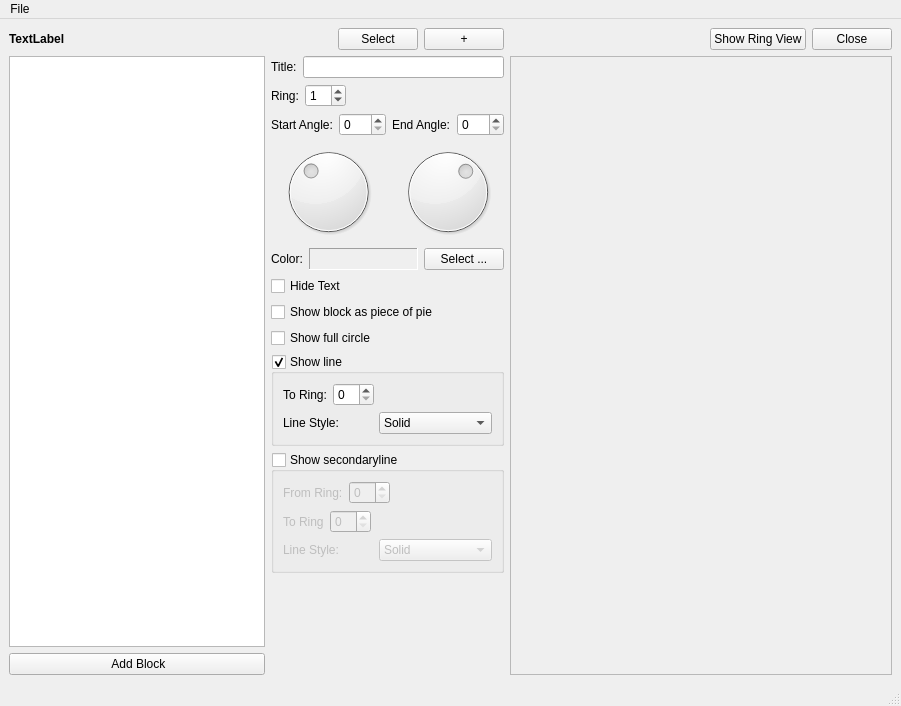
<?xml version="1.0" encoding="UTF-8"?>
<ui version="4.0">
 <class>MainWindow</class>
 <widget class="QMainWindow" name="MainWindow">
  <property name="geometry">
   <rect>
    <x>0</x>
    <y>0</y>
    <width>901</width>
    <height>706</height>
   </rect>
  </property>
  <property name="windowTitle">
   <string>MainWindow</string>
  </property>
  <widget class="QWidget" name="centralwidget">
   <layout class="QGridLayout">
    <item row="3" column="0" rowspan="11">
     <widget class="QListView" name="mBlockListView">
      <property name="sizePolicy">
       <sizepolicy hsizetype="Minimum" vsizetype="Expanding">
        <horstretch>0</horstretch>
        <verstretch>0</verstretch>
       </sizepolicy>
      </property>
     </widget>
    </item>
    <item row="3" column="1" colspan="2">
     <layout class="QHBoxLayout">
      <property name="spacing">
       <number>6</number>
      </property>
      <property name="margin">
       <number>0</number>
      </property>
      <item>
       <widget class="QLabel" name="label">
        <property name="text">
         <string>Title:</string>
        </property>
       </widget>
      </item>
      <item>
       <widget class="QLineEdit" name="mTitleEdit"/>
      </item>
     </layout>
    </item>
    <item row="3" column="3" rowspan="12">
     <widget class="RingWidget" name="mView">
      <property name="sizePolicy">
       <sizepolicy hsizetype="MinimumExpanding" vsizetype="MinimumExpanding">
        <horstretch>0</horstretch>
        <verstretch>0</verstretch>
       </sizepolicy>
      </property>
      <property name="minimumSize">
       <size>
        <width>100</width>
        <height>0</height>
       </size>
      </property>
      <property name="frameShape">
       <enum>QFrame::StyledPanel</enum>
      </property>
      <property name="frameShadow">
       <enum>QFrame::Raised</enum>
      </property>
     </widget>
    </item>
    <item row="4" column="1" colspan="2">
     <layout class="QHBoxLayout">
      <property name="spacing">
       <number>6</number>
      </property>
      <property name="margin">
       <number>0</number>
      </property>
      <item>
       <widget class="QLabel" name="label_2">
        <property name="text">
         <string>Ring:</string>
        </property>
       </widget>
      </item>
      <item>
       <widget class="QSpinBox" name="mRingSpin">
        <property name="value">
         <number>1</number>
        </property>
       </widget>
      </item>
      <item>
       <spacer>
        <property name="orientation">
         <enum>Qt::Horizontal</enum>
        </property>
        <property name="sizeHint" stdset="0">
         <size>
          <width>40</width>
          <height>20</height>
         </size>
        </property>
       </spacer>
      </item>
     </layout>
    </item>
    <item row="5" column="1">
     <layout class="QVBoxLayout">
      <property name="spacing">
       <number>6</number>
      </property>
      <property name="margin">
       <number>0</number>
      </property>
      <item>
       <layout class="QHBoxLayout">
        <property name="spacing">
         <number>6</number>
        </property>
        <property name="margin">
         <number>0</number>
        </property>
        <item>
         <widget class="QLabel" name="label_3">
          <property name="text">
           <string>Start Angle:</string>
          </property>
         </widget>
        </item>
        <item>
         <widget class="QSpinBox" name="mStartAngleSpin">
          <property name="statusTip">
           <string>art</string>
          </property>
          <property name="maximum">
           <number>359</number>
          </property>
         </widget>
        </item>
       </layout>
      </item>
      <item>
       <widget class="QDial" name="mStartAngleDial">
        <property name="maximum">
         <number>359</number>
        </property>
        <property name="sliderPosition">
         <number>140</number>
        </property>
        <property name="orientation">
         <enum>Qt::Horizontal</enum>
        </property>
        <property name="wrapping">
         <bool>true</bool>
        </property>
       </widget>
      </item>
     </layout>
    </item>
    <item row="5" column="2">
     <layout class="QVBoxLayout">
      <property name="spacing">
       <number>6</number>
      </property>
      <property name="margin">
       <number>0</number>
      </property>
      <item>
       <layout class="QHBoxLayout">
        <property name="spacing">
         <number>6</number>
        </property>
        <property name="margin">
         <number>0</number>
        </property>
        <item>
         <widget class="QLabel" name="label_4">
          <property name="text">
           <string>End Angle:</string>
          </property>
         </widget>
        </item>
        <item>
         <widget class="QSpinBox" name="mEndAngleSpin">
          <property name="statusTip">
           <string>art</string>
          </property>
          <property name="maximum">
           <number>359</number>
          </property>
         </widget>
        </item>
       </layout>
      </item>
      <item>
       <widget class="QDial" name="mEndAngleDial">
        <property name="maximum">
         <number>359</number>
        </property>
        <property name="sliderPosition">
         <number>220</number>
        </property>
        <property name="orientation">
         <enum>Qt::Horizontal</enum>
        </property>
        <property name="wrapping">
         <bool>true</bool>
        </property>
       </widget>
      </item>
     </layout>
    </item>
    <item row="6" column="1" colspan="2">
     <layout class="QHBoxLayout">
      <property name="spacing">
       <number>6</number>
      </property>
      <property name="margin">
       <number>0</number>
      </property>
      <item>
       <widget class="QLabel" name="label_5">
        <property name="text">
         <string>Color:</string>
        </property>
       </widget>
      </item>
      <item>
       <widget class="QFrame" name="mColorFrame">
        <property name="sizePolicy">
         <sizepolicy hsizetype="Preferred" vsizetype="Preferred">
          <horstretch>1</horstretch>
          <verstretch>0</verstretch>
         </sizepolicy>
        </property>
        <property name="autoFillBackground">
         <bool>true</bool>
        </property>
        <property name="frameShape">
         <enum>QFrame::Panel</enum>
        </property>
        <property name="frameShadow">
         <enum>QFrame::Sunken</enum>
        </property>
       </widget>
      </item>
      <item>
       <widget class="QPushButton" name="mColorSelectButton">
        <property name="text">
         <string>Select ...</string>
        </property>
       </widget>
      </item>
     </layout>
    </item>
    <item row="7" column="1" colspan="2">
     <widget class="QCheckBox" name="mHideTextCheck">
      <property name="text">
       <string>Hide Text</string>
      </property>
     </widget>
    </item>
    <item row="8" column="1" colspan="2">
     <widget class="QCheckBox" name="mPieCheck">
      <property name="text">
       <string>Show block as piece of pie</string>
      </property>
     </widget>
    </item>
    <item row="9" column="1" colspan="2">
     <widget class="QCheckBox" name="mCircleCheck">
      <property name="text">
       <string>Show full circle</string>
      </property>
     </widget>
    </item>
    <item row="10" column="1" colspan="2">
     <widget class="QGroupBox" name="mLineCheck">
      <property name="title">
       <string>Show line</string>
      </property>
      <property name="flat">
       <bool>true</bool>
      </property>
      <property name="checkable">
       <bool>true</bool>
      </property>
      <layout class="QGridLayout">
       <property name="margin">
        <number>9</number>
       </property>
       <property name="spacing">
        <number>6</number>
       </property>
       <item row="1" column="0">
        <layout class="QHBoxLayout">
         <property name="spacing">
          <number>6</number>
         </property>
         <property name="margin">
          <number>0</number>
         </property>
         <item>
          <widget class="QLabel" name="label_7">
           <property name="text">
            <string>Line Style:</string>
           </property>
          </widget>
         </item>
         <item>
          <widget class="QComboBox" name="mLineStyleCombo">
           <item>
            <property name="text">
             <string>Solid</string>
            </property>
           </item>
           <item>
            <property name="text">
             <string>Dashed</string>
            </property>
           </item>
           <item>
            <property name="text">
             <string>Dotted</string>
            </property>
           </item>
           <item>
            <property name="text">
             <string>DashDotted</string>
            </property>
           </item>
           <item>
            <property name="text">
             <string>DashDotDotted</string>
            </property>
           </item>
          </widget>
         </item>
        </layout>
       </item>
       <item row="0" column="0">
        <layout class="QHBoxLayout">
         <property name="spacing">
          <number>6</number>
         </property>
         <property name="margin">
          <number>0</number>
         </property>
         <item>
          <widget class="QLabel" name="label_6">
           <property name="text">
            <string>To Ring:</string>
           </property>
          </widget>
         </item>
         <item>
          <widget class="QSpinBox" name="mLineDestinationSpin"/>
         </item>
         <item>
          <spacer>
           <property name="orientation">
            <enum>Qt::Horizontal</enum>
           </property>
           <property name="sizeHint" stdset="0">
            <size>
             <width>40</width>
             <height>20</height>
            </size>
           </property>
          </spacer>
         </item>
        </layout>
       </item>
      </layout>
     </widget>
    </item>
    <item row="11" column="1" colspan="2">
     <widget class="QGroupBox" name="mLineCheck_2">
      <property name="enabled">
       <bool>true</bool>
      </property>
      <property name="title">
       <string>Show secondaryline</string>
      </property>
      <property name="flat">
       <bool>true</bool>
      </property>
      <property name="checkable">
       <bool>true</bool>
      </property>
      <property name="checked">
       <bool>false</bool>
      </property>
      <layout class="QGridLayout">
       <item row="0" column="0">
        <layout class="QHBoxLayout">
         <property name="spacing">
          <number>6</number>
         </property>
         <property name="margin">
          <number>0</number>
         </property>
         <item>
          <widget class="QLabel" name="label_10">
           <property name="text">
            <string>From Ring:</string>
           </property>
          </widget>
         </item>
         <item>
          <widget class="QSpinBox" name="mSecondaryLineFromSpin"/>
         </item>
         <item>
          <spacer>
           <property name="orientation">
            <enum>Qt::Horizontal</enum>
           </property>
           <property name="sizeHint" stdset="0">
            <size>
             <width>40</width>
             <height>20</height>
            </size>
           </property>
          </spacer>
         </item>
        </layout>
       </item>
       <item row="1" column="0">
        <layout class="QHBoxLayout">
         <property name="spacing">
          <number>6</number>
         </property>
         <property name="margin">
          <number>0</number>
         </property>
         <item>
          <widget class="QLabel" name="label_9">
           <property name="text">
            <string>To Ring</string>
           </property>
          </widget>
         </item>
         <item>
          <widget class="QSpinBox" name="mLineDestinationSpin_2"/>
         </item>
         <item>
          <spacer>
           <property name="orientation">
            <enum>Qt::Horizontal</enum>
           </property>
           <property name="sizeHint" stdset="0">
            <size>
             <width>40</width>
             <height>20</height>
            </size>
           </property>
          </spacer>
         </item>
        </layout>
       </item>
       <item row="2" column="0">
        <layout class="QHBoxLayout">
         <property name="spacing">
          <number>6</number>
         </property>
         <property name="margin">
          <number>0</number>
         </property>
         <item>
          <widget class="QLabel" name="label_8">
           <property name="text">
            <string>Line Style:</string>
           </property>
          </widget>
         </item>
         <item>
          <widget class="QComboBox" name="mLineStyleCombo_2">
           <item>
            <property name="text">
             <string>Solid</string>
            </property>
           </item>
           <item>
            <property name="text">
             <string>Dashed</string>
            </property>
           </item>
           <item>
            <property name="text">
             <string>Dotted</string>
            </property>
           </item>
           <item>
            <property name="text">
             <string>DashDotted</string>
            </property>
           </item>
           <item>
            <property name="text">
             <string>DashDotDotted</string>
            </property>
           </item>
          </widget>
         </item>
        </layout>
       </item>
      </layout>
     </widget>
    </item>
    <item row="1" column="0" colspan="3">
     <layout class="QHBoxLayout" name="horizontalLayout">
      <item>
       <widget class="QLabel" name="mDiagramLabel">
        <property name="font">
         <font>
          <weight>75</weight>
          <bold>true</bold>
         </font>
        </property>
        <property name="text">
         <string>TextLabel</string>
        </property>
       </widget>
      </item>
      <item>
       <spacer name="horizontalSpacer">
        <property name="orientation">
         <enum>Qt::Horizontal</enum>
        </property>
        <property name="sizeHint" stdset="0">
         <size>
          <width>40</width>
          <height>20</height>
         </size>
        </property>
       </spacer>
      </item>
      <item>
       <widget class="QPushButton" name="mSelectDiagramButton">
        <property name="text">
         <string>Select</string>
        </property>
       </widget>
      </item>
      <item>
       <widget class="QPushButton" name="mAddDiagramButton">
        <property name="text">
         <string>+</string>
        </property>
       </widget>
      </item>
     </layout>
    </item>
    <item row="1" column="3">
     <layout class="QHBoxLayout" name="horizontalLayout_2">
      <item>
       <spacer name="horizontalSpacer_2">
        <property name="orientation">
         <enum>Qt::Horizontal</enum>
        </property>
        <property name="sizeHint" stdset="0">
         <size>
          <width>40</width>
          <height>20</height>
         </size>
        </property>
       </spacer>
      </item>
      <item>
       <widget class="QPushButton" name="mRingViewButton">
        <property name="text">
         <string>Show Ring View</string>
        </property>
       </widget>
      </item>
      <item>
       <widget class="QPushButton" name="mCloseButton">
        <property name="text">
         <string>Close</string>
        </property>
       </widget>
      </item>
     </layout>
    </item>
    <item row="14" column="0">
     <widget class="QPushButton" name="mAddBlockButton">
      <property name="text">
       <string> Add Block</string>
      </property>
     </widget>
    </item>
    <item row="12" column="1" rowspan="3">
     <spacer>
      <property name="orientation">
       <enum>Qt::Vertical</enum>
      </property>
      <property name="sizeHint" stdset="0">
       <size>
        <width>20</width>
        <height>31</height>
       </size>
      </property>
     </spacer>
    </item>
   </layout>
  </widget>
  <widget class="QMenuBar" name="menubar">
   <property name="geometry">
    <rect>
     <x>0</x>
     <y>0</y>
     <width>901</width>
     <height>23</height>
    </rect>
   </property>
   <widget class="QMenu" name="menuFile">
    <property name="title">
     <string>File</string>
    </property>
    <addaction name="mActionQuit"/>
   </widget>
   <addaction name="menuFile"/>
  </widget>
  <widget class="QStatusBar" name="statusbar"/>
  <action name="mActionQuit">
   <property name="text">
    <string>Quit</string>
   </property>
   <property name="shortcut">
    <string>Ctrl+Q</string>
   </property>
  </action>
 </widget>
 <customwidgets>
  <customwidget>
   <class>RingWidget</class>
   <extends>QFrame</extends>
   <header>ringwidget.h</header>
   <container>1</container>
  </customwidget>
 </customwidgets>
 <resources/>
 <connections/>
</ui>
